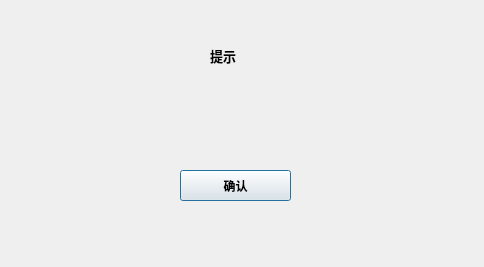
<?xml version="1.0" encoding="UTF-8"?>
<ui version="4.0">
 <class>Info_Dialog</class>
 <widget class="QDialog" name="Info_Dialog">
  <property name="geometry">
   <rect>
    <x>0</x>
    <y>0</y>
    <width>484</width>
    <height>267</height>
   </rect>
  </property>
  <property name="windowTitle">
   <string>Dialog</string>
  </property>
  <widget class="QWidget" name="widget" native="true">
   <property name="geometry">
    <rect>
     <x>50</x>
     <y>70</y>
     <width>361</width>
     <height>141</height>
    </rect>
   </property>
   <property name="font">
    <font>
     <family>Adobe Devanagari</family>
     <pointsize>8</pointsize>
    </font>
   </property>
   <widget class="QLabel" name="label">
    <property name="geometry">
     <rect>
      <x>20</x>
      <y>30</y>
      <width>331</width>
      <height>41</height>
     </rect>
    </property>
    <property name="font">
     <font>
      <family>幼圆</family>
      <pointsize>12</pointsize>
      <weight>75</weight>
      <bold>true</bold>
     </font>
    </property>
    <property name="text">
     <string/>
    </property>
    <property name="alignment">
     <set>Qt::AlignCenter</set>
    </property>
   </widget>
   <widget class="QPushButton" name="pushButton">
    <property name="geometry">
     <rect>
      <x>130</x>
      <y>100</y>
      <width>111</width>
      <height>31</height>
     </rect>
    </property>
    <property name="font">
     <font>
      <family>幼圆</family>
      <pointsize>9</pointsize>
      <weight>75</weight>
      <bold>true</bold>
     </font>
    </property>
    <property name="text">
     <string>确认</string>
    </property>
   </widget>
  </widget>
  <widget class="QWidget" name="widget_2" native="true">
   <property name="geometry">
    <rect>
     <x>50</x>
     <y>40</y>
     <width>361</width>
     <height>31</height>
    </rect>
   </property>
   <widget class="QLabel" name="label_2">
    <property name="geometry">
     <rect>
      <x>160</x>
      <y>6</y>
      <width>41</width>
      <height>20</height>
     </rect>
    </property>
    <property name="font">
     <font>
      <family>Consolas</family>
      <pointsize>10</pointsize>
      <weight>75</weight>
      <bold>true</bold>
     </font>
    </property>
    <property name="text">
     <string>提示</string>
    </property>
   </widget>
  </widget>
 </widget>
 <resources/>
 <connections/>
</ui>
